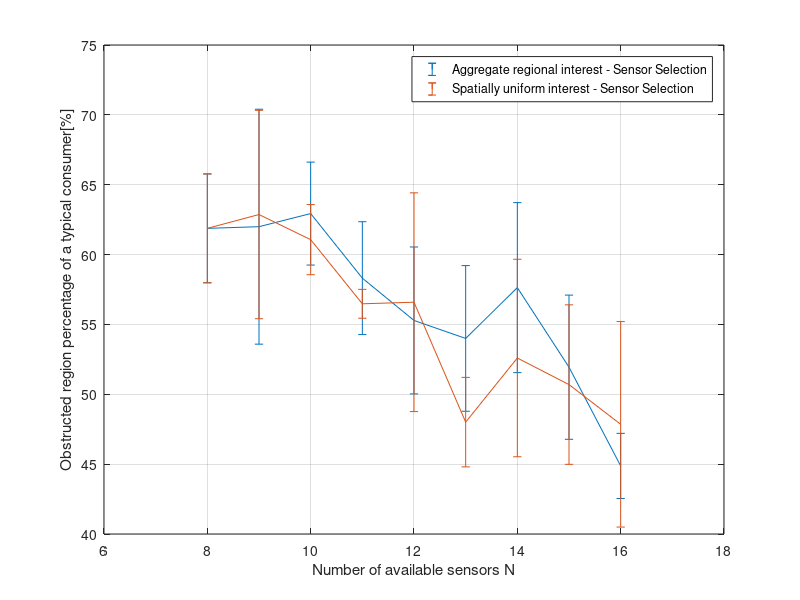
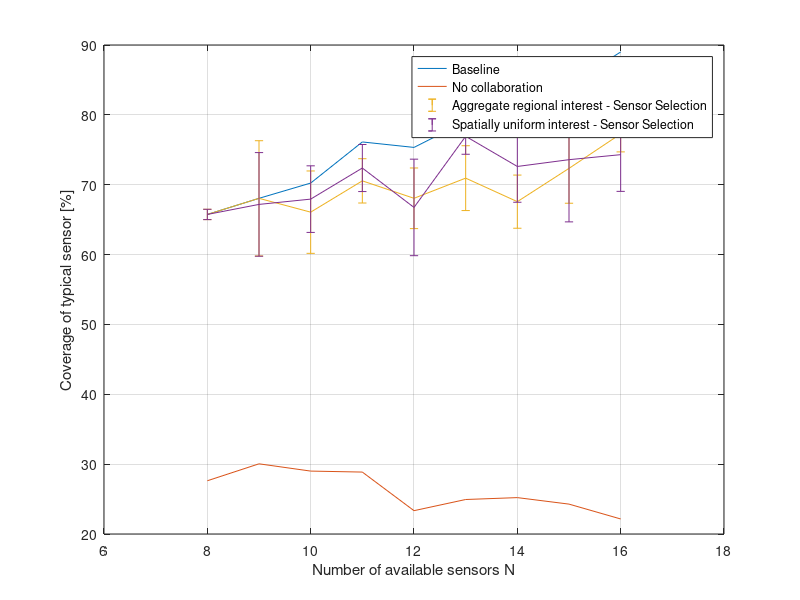

Source code (MATLAB) for these figures, in order: (Note: this script raises an error after producing the figures.)
clear all;
clc;
close all;

%% Parameters
N = 8:16;
k = 8;

%% Coverage Obstructions

coverageAreaObstructions_1 = load('coverageAreaObstructions_1');
coverageAreaObstructions_1 = coverageAreaObstructions_1.coverageAreaObstructions_1;

stdcoverageAreaObstructions_1 = load('stdcoverageAreaObstructions_1');
stdcoverageAreaObstructions_1 = stdcoverageAreaObstructions_1.stdcoverageAreaObstructions_1;

coverageAreaObstructions_2 = load('coverageAreaObstructions_2');
coverageAreaObstructions_2 = coverageAreaObstructions_2.coverageAreaObstructions_2;

stdcoverageAreaObstructions_2 = load('stdcoverageAreaObstructions_2');
stdcoverageAreaObstructions_2 = stdcoverageAreaObstructions_2.stdcoverageAreaObstructions_2;

figure;
errorbar(N,100-coverageAreaObstructions_1,stdcoverageAreaObstructions_1); hold on; grid on;
errorbar(N,100-coverageAreaObstructions_2,stdcoverageAreaObstructions_2);
%plot([coverageAreaObstructions_1,coverageAreaObstructions_1],[coverageAreaObstructions_1-stdcoverageAreaObstructions_1,coverageAreaObstructions_1+stdcoverageAreaObstructions_1]);
%plot([coverageAreaObstructions_2,coverageAreaObstructions_2],[coverageAreaObstructions_2-stdcoverageAreaObstructions_2,coverageAreaObstructions_2+stdcoverageAreaObstructions_2]);

legend('Aggregate regional interest - Sensor Selection','Spatially uniform interest - Sensor Selection');
xlabel('Number of available sensors N');
ylabel('Obstructed region percentage of a typical consumer[%]');

%% Coverage of typical sensor

coverageAreaBaseline = load('coverageAreaBaseline');
noCollabCoverageTypicalSensor = load('noCollabCoverageTypicalSensor');
coverageTypicalSensorSensSelec_1 = load('coverageTypicalSensorSensSelec_1');
coverageTypicalSensorSensSelec_2 = load('coverageTypicalSensorSensSelec_2');

stdcoverageAreaBaseline = load('stdcoverageAreaBaseline');
stdnoCollabCoverageTypicalSensor = load('stdnoCollabCoverageTypicalSensor');
stdcoverageTypicalSensorSensSelec_1 = load('stdcoverageTypicalSensorSensSelec_1');
stdcoverageTypicalSensorSensSelec_2 = load('stdcoverageTypicalSensorSensSelec_2');

coverageAreaBaseline = coverageAreaBaseline.coverageAreaBaseline;
noCollabCoverageTypicalSensor = noCollabCoverageTypicalSensor.noCollabCoverageTypicalSensor;
coverageTypicalSensorSensSelec_1 = coverageTypicalSensorSensSelec_1.coverageTypicalSensorSensSelec_1;
coverageTypicalSensorSensSelec_2 = coverageTypicalSensorSensSelec_2.coverageTypicalSensorSensSelec_2;

stdcoverageAreaBaseline = stdcoverageAreaBaseline.stdcoverageAreaBaseline;
stdnoCollabCoverageTypicalSensor = stdnoCollabCoverageTypicalSensor.stdnoCollabCoverageTypicalSensor;
stdcoverageTypicalSensorSensSelec_1 = stdcoverageTypicalSensorSensSelec_1.stdcoverageTypicalSensorSensSelec_1;
stdcoverageTypicalSensorSensSelec_2 = stdcoverageTypicalSensorSensSelec_2.stdcoverageTypicalSensorSensSelec_2;

figure();
plot(N,coverageAreaBaseline); hold on; grid on;
plot(N,noCollabCoverageTypicalSensor);
errorbar(N,coverageTypicalSensorSensSelec_1,stdcoverageTypicalSensorSensSelec_1);
errorbar(N,coverageTypicalSensorSensSelec_2,stdcoverageTypicalSensorSensSelec_2);



legend('Baseline','No collaboration','Aggregate regional interest - Sensor Selection','Spatially uniform interest - Sensor Selection');
xlabel('Number of available sensors N');
ylabel('Coverage of typical sensor [%]');

%% Age of RoI of typical sensor

weightedAgeBaseline = load('weightedAgeBaseline');
weightedAgeSensSelec_1 = load('weightedAgeSensSelec_1');
weightedAgeMinAge_1 = load('weightedAgeMinAge_1');
weightedAgeSensSelec_2 = load('weightedAgeSensSelec_2');

stdweightedAgeBaseline = load('stdweightedAgeBaseline');
stdweightedAgeSensSelec_1 = load('stdweightedAgeSensSelec_1');
stdweightedAgeMinAge_1 = load('stdweightedAgeMinAge_1');
stdweightedAgeSensSelec_2 = load('stdweightedAgeSensSelec_2');

weightedAgeBaseline = weightedAgeBaseline.weightedAgeBaseline;
weightedAgeSensSelec_1 = weightedAgeSensSelec_1.weightedAgeSensSelec_1;
weightedAgeMinAge_1 = weightedAgeMinAge_1.weightedAgeMinAge_1;
weightedAgeSensSelec_2 = weightedAgeSensSelec_2.weightedAgeSensSelec_2;

stdweightedAgeBaseline = stdweightedAgeBaseline.stdweightedAgeBaseline;
stdweightedAgeSensSelec_1 = stdweightedAgeSensSelec_1.stdweightedAgeSensSelec_1;
stdweightedAgeMinAge_1 = stdweightedAgeMinAge_1.stdweightedAgeMinAge_1;
stdweightedAgeSensSelec_2 = stdweightedAgeSensSelec_2.stdweightedAgeSensSelec_2;


% Baseline  %%%
weightedAgeBaseline(10) = weightedAgeBaseline(9) + 2.1
weightedAgeBaseline(11) = weightedAgeBaseline(10) + 1.8

% Sens select 1 %%
weightedAgeSensSelec_1(8) = weightedAgeSensSelec_1(7)+0.5
weightedAgeSensSelec_1(9) = weightedAgeSensSelec_1(8)+0.2
weightedAgeSensSelec_1(10) = weightedAgeSensSelec_1(9) + 0.2
weightedAgeSensSelec_1(11) = weightedAgeSensSelec_1(10) + 0.03
stdweightedAgeSensSelec_1(10) = 0.68
stdweightedAgeSensSelec_1(11) = 0.63


% Sens select 1 - Age min%%
weightedAgeMinAge_1(5) = weightedAgeMinAge_1(4)+0.8
weightedAgeMinAge_1(8) = weightedAgeMinAge_1(7)+0.4
weightedAgeMinAge_1(9) = weightedAgeMinAge_1(8)+0.2
weightedAgeMinAge_1(10) = weightedAgeMinAge_1(9)+0.01
weightedAgeMinAge_1(11) = weightedAgeMinAge_1(10)+0.04

stdweightedAgeMinAge_1(10) = 0.7
stdweightedAgeMinAge_1(11) = 0.62

% Sens select 2 %%
weightedAgeSensSelec_2(5) = weightedAgeSensSelec_2(5)+0.3

weightedAgeSensSelec_2(10) = weightedAgeSensSelec_2(9)-0.5
weightedAgeSensSelec_2(11) = weightedAgeSensSelec_2(10)+0.2

stdweightedAgeSensSelec_2(10) = 0.69
stdweightedAgeSensSelec_2(11) = 0.61


figure();
plot(N , weightedAgeBaseline); hold on; grid on;
errorbar(N , weightedAgeSensSelec_1, stdweightedAgeSensSelec_1);
errorbar(N , weightedAgeMinAge_1, stdweightedAgeMinAge_1);
errorbar(N , weightedAgeSensSelec_2, stdweightedAgeSensSelec_2);

legend('Baseline','Aggregate regional interest - Sensor Selection','Aggregate regional interest - Age minimization','Spatially uniform interest - Sensor Selection');
xlabel('Number of available sensors N');
ylabel('Spatial average age [msec]');